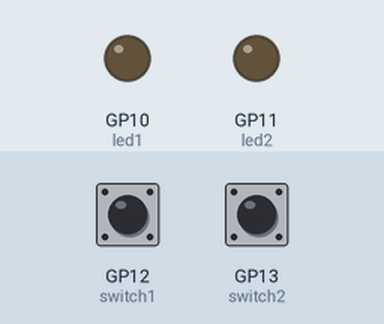
Recording of a program running on a simulated Raspberry Pi Pico running MicroPython. On the bench: output pins drawn as LEDs (lit = HIGH). Dashed ring = blinking. The inputs (shaded band) are chosen by the test bench; at power-on: GP12 (switch1) HIGH, GP13 (switch2) HIGH.

Above: at 1.2 s.
1.3 s: GP12 (switch1) pulled LOW for 1 s
At 2.7 s:
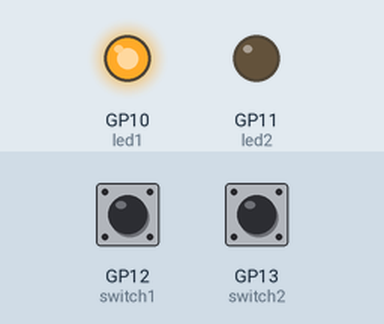
3.8 s: GP13 (switch2) pulled LOW for 3.2 s
At 3.9 s:
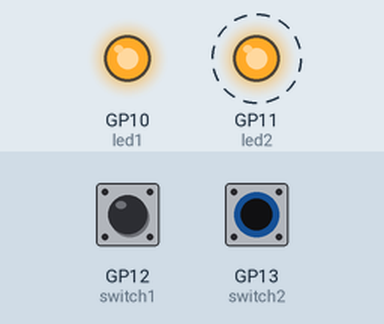
8.5 s: GP13 (switch2) pulled LOW for 0.15 s
At 9.7 s:
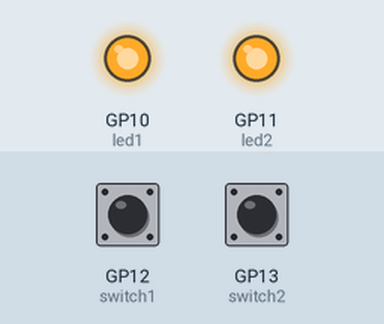
10.1 s: GP12 (switch1) pulled LOW for 0.15 s
At 11.2 s:
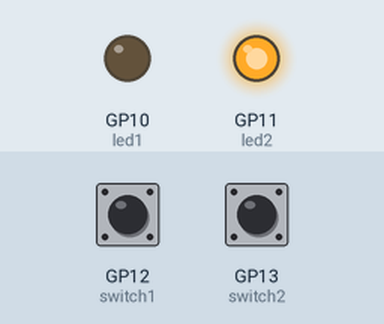
11.7 s: GP12 (switch1) pulled LOW for 3.2 s
At 11.8 s:
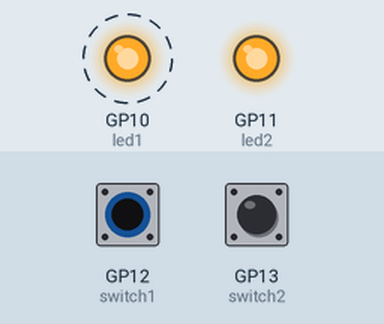
Timing chart, 0 to 16.2 s (numbered marks = the images above; inputs shaded):
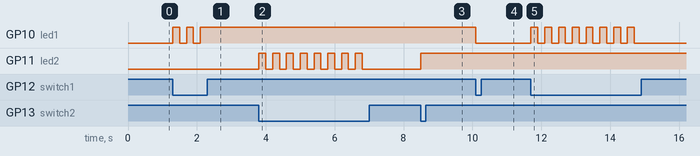

Measured:
- after the input at 1.3 s, GP10 (led1): alternates HIGH for 0.20 s and LOW for 0.20 s, 5 changes in all, then stays HIGH, starting at once
- after the input at 3.8 s, GP11 (led2): alternates HIGH for 0.20 s and LOW for 0.20 s, 16 changes in all, then stays LOW, starting at once
- after the input at 8.5 s, GP11 (led2): LOW → HIGH at once
- after the input at 10.1 s, GP10 (led1): HIGH → LOW at once
- after the input at 11.7 s, GP10 (led1): alternates HIGH for 0.20 s and LOW for 0.20 s, 16 changes in all, then stays LOW, starting at once

The program:

traffic_lights_correction.py
```python
#print("Hello, Pi Pico!")
from machine import Pin
import time

# Define the GPIO pins used for the LEDs and switches
led1 = Pin(10, Pin.OUT)
led2 = Pin(11, Pin.OUT)

switch1 = Pin(12, Pin.IN, Pin.PULL_UP)
switch2 = Pin(13, Pin.IN, Pin.PULL_UP)

# Define a function to toggle the state of an LED
def toggle_led(led_pin):
    led_pin.value(not led_pin.value())

# Create a loop that will continuously check the state of the switches and turn on or off the LEDs accordingly
while True:
    if switch1.value() == 0:
        toggle_led(led1)
        time.sleep(0.2) # debounce the switch

    if switch2.value() == 0:
        toggle_led(led2)
        time.sleep(0.2) # debounce the switch
```
